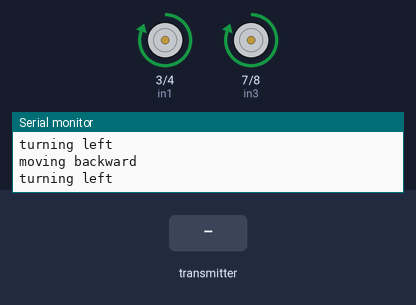
Bench run of a sketch on a simulated Arduino Uno, built with avr-gcc and run on an emulated ATmega328P. Shown: motor-driver pin pairs drawn as motors (green arrow = first pin HIGH = forward, orange = second pin HIGH = backward, longer = more drive, scaled by the enable pin), the last lines printed to the serial monitor. The inputs (shaded band) are chosen by the test bench. No radio packets arrive unless stated.

Above: at 1.2 s.
1.3 s: the transmitter starts sending joystick.0 = 256
At 2.5 s:
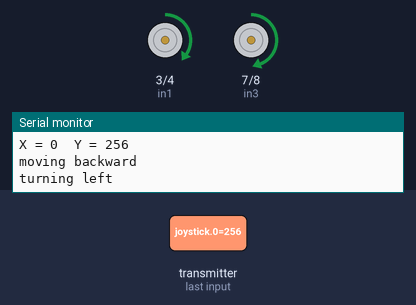
2.8 s: the transmitter starts sending joystick.1 = 1023
At 3.3 s:
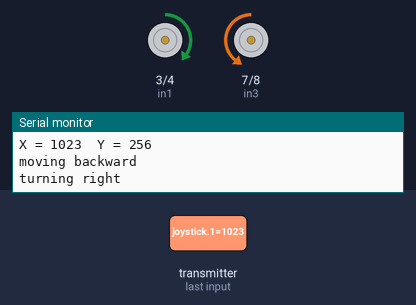
4.3 s: the transmitter starts sending joystick.0 = 0
At 4.9 s:
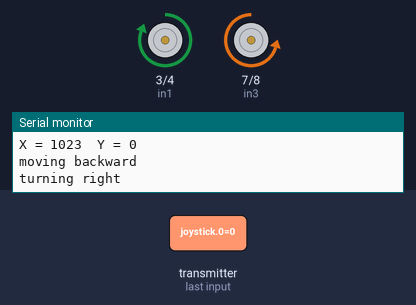
5.8 s: the transmitter starts sending joystick.1 = 0
At 6.2 s:
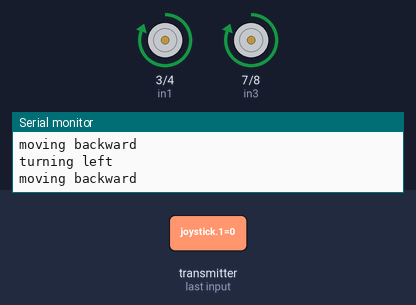
7.3 s: the transmitter starts sending joystick.0 = 1023
At 8.2 s:
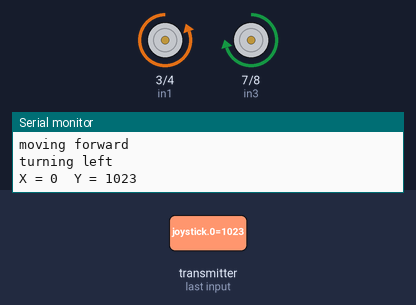
8.8 s: the transmitter starts sending joystick.0 = 512
At 10.3 s:
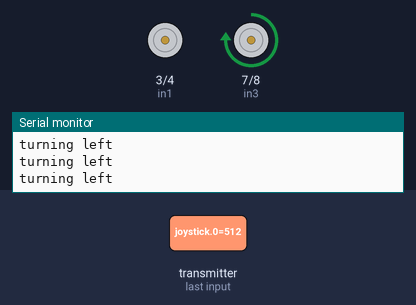
Timing chart, 0 to 11.3 s (numbered marks = the images above; inputs shaded):
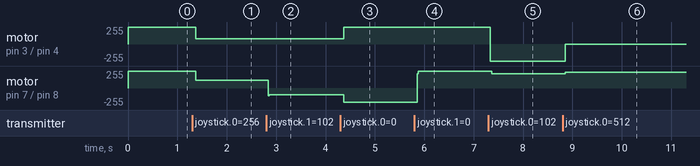

The sketch:

RECEIVER_with-speedcontrol.ino
```cpp
/*
 *        Arduino Car NRF24L01
 *
 *        ForbiddenBit.com
*/
#include <SPI.h>
#include <nRF24L01.h>
#include <RF24.h>

#define in1 3
#define in2 4
#define enA 5
#define enB 6
#define in3 7
#define in4 8

RF24 radio(9,10); // CE, CSN
//const byte address[6] = "00001";
const uint64_t address = 0xe7e7e7e7e7;
char receivedData[32] = "";
int  xAxis, yAxis;
int motorSpeedA = 0;
int motorSpeedB = 0;
int joystick[2];

void setup() {
  pinMode(enA, OUTPUT);
  pinMode(enB, OUTPUT);
  pinMode(in1, OUTPUT);
  pinMode(in2, OUTPUT);
  pinMode(in3, OUTPUT);
  pinMode(in4, OUTPUT);
  Serial.begin(9600);
  radio.begin();
  radio.openReadingPipe(0, address);
  radio.setPALevel(RF24_PA_MAX);
  radio.startListening();

  digitalWrite(in1, LOW);
    digitalWrite(in2, LOW);
    digitalWrite(in3, LOW);
    digitalWrite(in4, LOW);
}
void loop() {

  if (radio.available()) {   // If the NRF240L01 module received data

      radio.read( joystick, sizeof(joystick) );

    radio.read(&receivedData, sizeof(receivedData));
    yAxis = joystick[0];
    xAxis = joystick[1];

//    Serial.println(yAxis);
//    Serial.println(xAxis);

//    Serial.print("X = "),Serial.print(analogRead(xAxis)),Serial.print("  Y = "),Serial.print(analogRead(yAxis));
    Serial.print("X = "),Serial.print(xAxis),Serial.print("  Y = "),Serial.print(yAxis);
    Serial.println(" ");
  }


  if (yAxis < 370) {

    digitalWrite(in1, HIGH);
    digitalWrite(in2, LOW);
    motorSpeedA = map(yAxis, 370, 0, 0, 255);
    Serial.println("moving backward");


  }
  else if (yAxis > 750) {

    digitalWrite(in1, LOW);
    digitalWrite(in2, HIGH);
    motorSpeedA = map(yAxis, 750, 1023, 0, 255);
    Serial.println("moving forward");
  }

  else {
    motorSpeedA = 0;
    motorSpeedB = 0;
  }

  if (xAxis < 470) {

    digitalWrite(in3, HIGH);
    digitalWrite(in4, LOW);
    motorSpeedB = map(yAxis, 470, 0, 0, 255);
    Serial.println("turning left");

  }

  if (xAxis > 550) {

    digitalWrite(in3, LOW);
    digitalWrite(in4, HIGH);
    motorSpeedB = map(yAxis, 550, 1023, 0, 255);
    Serial.println("turning right");

  }

  analogWrite(enA, motorSpeedA); // Send PWM signal to motor A
  analogWrite(enB, motorSpeedB); // Send PWM signal to motor B
}
```

Measured:
- after the input at 1.3 s, motor on pin 3 (in1) / pin 4 (in2): forward 255/255 → forward 78/255 after 0.08 s; motor on pin 7 (in3) / pin 8 (in4): forward 255/255 → forward 116/255 after 0.08 s
- after the input at 2.8 s, motor on pin 7 (in3) / pin 8 (in4): forward 116/255 → backward 98/255 at once
- after the input at 4.3 s, motor on pin 3 (in1) / pin 4 (in2): forward 78/255 → forward 255/255 after 0.07 s; motor on pin 7 (in3) / pin 8 (in4): backward 98/255 → backward 216/255 after 0.07 s
- after the input at 5.8 s, motor on pin 7 (in3) / pin 8 (in4): backward 216/255 → forward 255/255 after 0.06 s
- after the input at 7.3 s, motor on pin 3 (in1) / pin 4 (in2): forward 255/255 → backward 255/255 at once; motor on pin 7 (in3) / pin 8 (in4): forward 255/255 → forward 216/255 after 0.07 s
- after the input at 8.8 s, motor on pin 3 (in1) / pin 4 (in2): backward 255/255 → stopped after 0.06 s; motor on pin 7 (in3) / pin 8 (in4): forward 216/255 → forward 234/255 after 0.06 s
